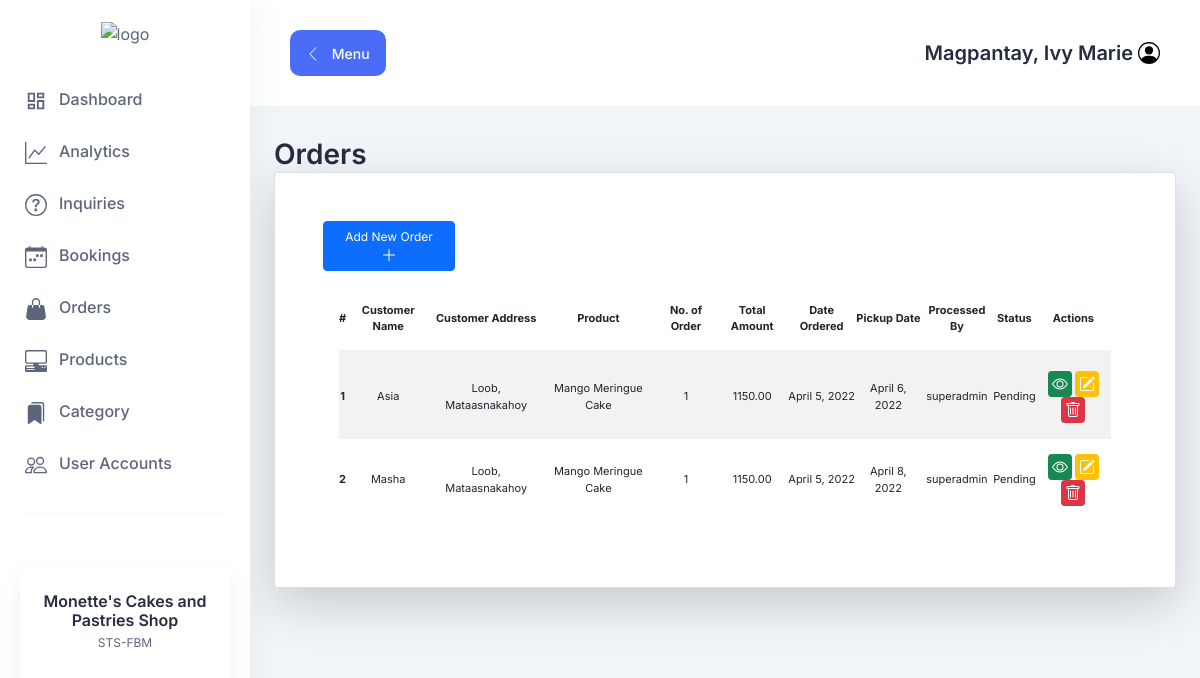
The app's page /orders-list (signed in), older data.
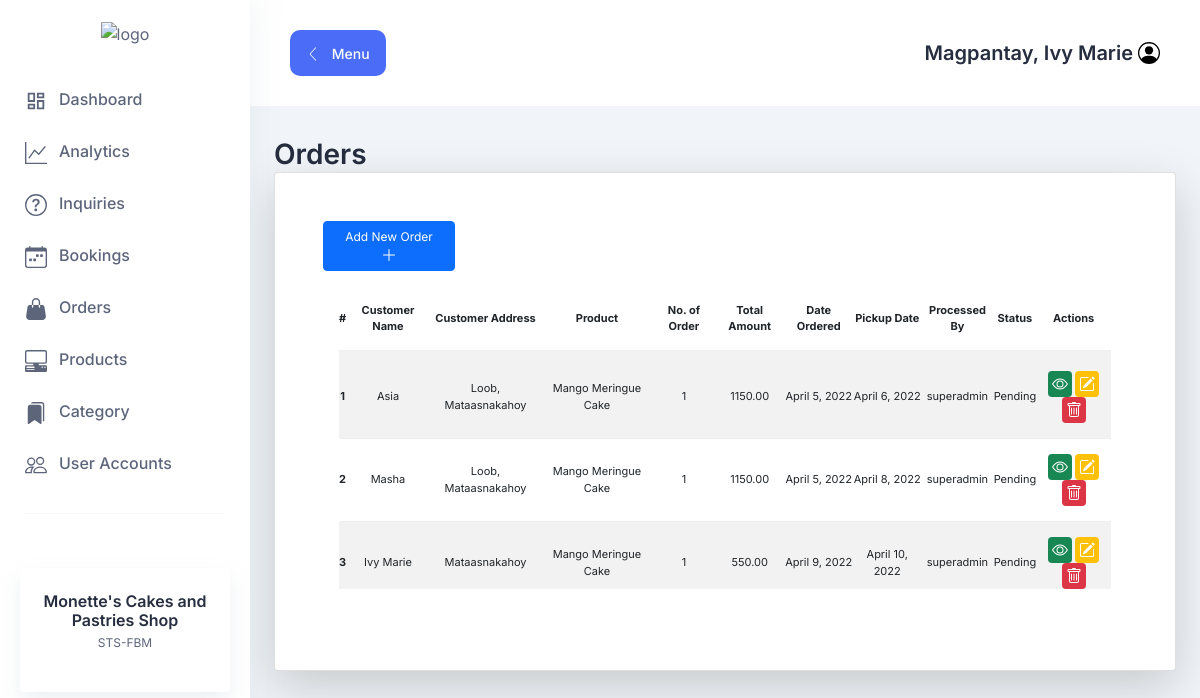
The same page, newer data.
### orders/models.py (models this page shows, shortened)
class Orders(models.Model):
    status = (
        ("Pending" , "Pending"),
        ("Done" , "Done")
    )
    customer_name = models.CharField(max_length=255)
    customer_address = models.CharField(max_length=255)
    products = models.ForeignKey(Products, on_delete=models.CASCADE)
    no_of_order = models.IntegerField()
    total_amount = models.DecimalField(max_digits=10, decimal_places=2)
    date_ordered = models.DateField(auto_now_add=True)
    pickup_date = models.DateField(auto_now_add=False)
    processed_by = models.CharField(max_length=255)
    notes = models.TextField()
    status = models.CharField(max_length=255, choices=status)
    class Meta:
        verbose_name = "Orders"

### products/models.py (models this page shows)
class Products(models.Model):
    status = (
        ("Available", "Available"),
        ("Not Available", "Not Available")
    )
    product_name = models.CharField(max_length=255)
    category = models.ForeignKey(Category, on_delete=models.CASCADE)
    price = models.DecimalField(max_digits=10, decimal_places=2)
    size = models.CharField(max_length=255, default=0)
    status = models.CharField(max_length=255, choices=status)
    class Meta:
        verbose_name = "Products"
    def __str__(self):
        return self.product_name

### orders/views.py (the view)
# urls.py: path("orders-list", orders_list, name="orders-list"),
@login_required
def orders_list(request):
    template_name = "orders/orders_list.html"
    orders = Orders.objects.all()
    context = {
        "orders": orders
    }
    return render(request, template_name, context)

### orders/templates/orders/orders_list.html (shortened to what this page needs)
{% extends 'base.html' %} {% block body %}
<link
  rel="stylesheet"
  type="text/css"
  href="https://cdn.datatables.net/v/bs5/dt-1.11.5/datatables.min.css"
/>
<link
  rel="stylesheet"
  type="text/css"
  href="https://cdn.datatables.net/buttons/2.2.2/css/buttons.dataTables.min.css"
/>
<div class="container-fluid mt-2 p-4" style="font-size: 12px">
  <h2>Orders</h2>
  <div
    class="card p-5 shadow-lg p-3 mb-5 bg-white rounded text-decoration-none"
  >
    <div class="row">
      <div class="col-8">
        <a
          href="{% url 'orders-add' %}"
          class="btn btn-primary w-25"
          style="font-size: 12px"
        >
          Add New Order
          <svg
            xmlns="http://www.w3.org/2000/svg"
            width="16"
            height="16"
            fill="currentColor"
            class="bi bi-plus-lg"
            viewBox="0 0 16 16"
          >
            <path
              fill-rule="evenodd"
              d="M8 2a.5.5 0 0 1 .5.5v5h5a.5.5 0 0 1 0 1h-5v5a.5.5 0 0 1-1 0v-5h-5a.5.5 0 0 1 0-1h5v-5A.5.5 0 0 1 8 2Z"
            />
          </svg>
        </a>
      </div>
      <div class="col-4">
      </div>
    </div>
    <table
      class="table table-striped bg-white p-3"
      id="ordersTable"
      style="font-size: 11px"
    >
      <thead>
        <tr class="text-center">
          <th scope="col">#</th>
          <th scope="col">Customer Name</th>
          <th scope="col">Customer Address</th>
          <th scope="col">Product</th>
          <th scope="col">No. of Order</th>
          <th scope="col">Total Amount</th>
          <th scope="col">Date Ordered</th>
          <th scope="col">Pickup Date</th>
          <th scope="col">Processed By</th>
          <th scope="col">Status</th>
          <th scope="col">Actions</th>
        </tr>
      </thead>
      <tbody>
        {% for list in orders %}
        <tr class="text-center">
          <th scope="row">{{forloop.counter}}</th>
          <td>{{list.customer_name}}</td>
          <td>{{list.customer_address}}</td>
          <td>{{list.products}}</td>
          <td>{{list.no_of_order}}</td>
          <td>{{list.total_amount}}</td>
          <td>{{list.date_ordered}}</td>
          <td>{{list.pickup_date}}</td>
          <td>{{list.processed_by}}</td>
          <td>{{list.status}}</td>
          <td colspan="5">
            <a
              href="{% url 'orders-view' list.id %}"
              class="bg-success p-1 text-white rounded"
              style="font-size: 12px"
            >
            </a>
            <a
              href="{% url 'orders-update' list.id %}"
              class="bg-warning p-1 text-white rounded"
              style="font-size: 12px"
            >
            </a>
            <a
              href="{% url 'orders-delete' list.id %}"
              class="bg-danger p-1 text-white rounded"
              style="font-size: 12px"
            >
            </a>
          </td>
        </tr>
        {% endfor %}
      </tbody>
    </table>
  </div>
</div>
{% endblock %}

Row changes from the older to the newer data that the page shows:
added Orders: customer_name "Ivy Marie", customer_address "Mataasnakahoy", products "Mango Meringue Cake", no_of_order "1", total_amount "550.00", date_ordered "April 9, 2022", pickup_date "April 10, 2022", processed_by "superadmin", status "Pending"
